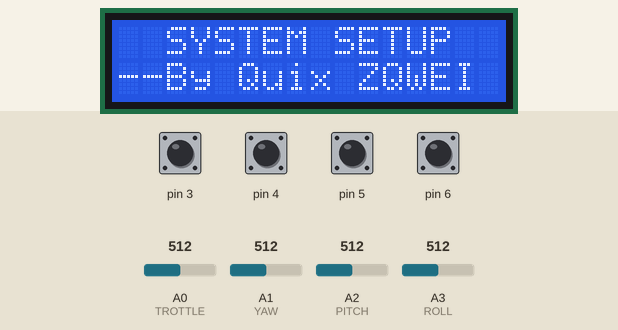
Recording of a sketch running on a simulated Arduino Uno, built with avr-gcc and run on an emulated ATmega328P. Shown: 16×2 character LCD. The inputs (shaded band) are chosen by the test bench; at power-on: pin 3–6 HIGH, A0 (TROTTLE) = 512, A1 (YAW) = 512, A2 (PITCH) = 512, A3 (ROLL) = 512. What the sketch prints to the serial monitor is not drawn.

Above: at 0.1 s.
At 2.8 s:
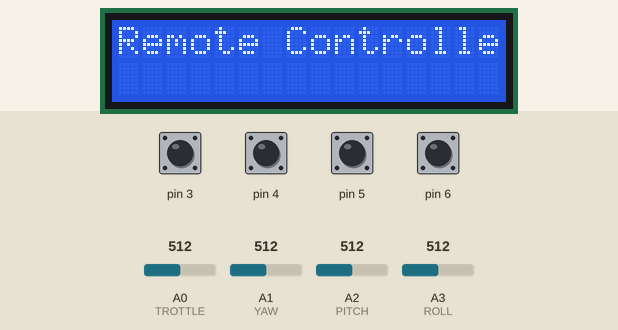
2.9 s: A0 (TROTTLE) set to 716
4.6 s: A1 (YAW) set to 716
6.2 s: A2 (PITCH) set to 716
7.8 s: A3 (ROLL) set to 716
9.4 s: pin 3 pulled LOW for 0.15 s
12.5 s: pin 4 pulled LOW for 0.15 s
Timing chart, 0 to 15.5 s (numbered marks = the images above; inputs shaded):
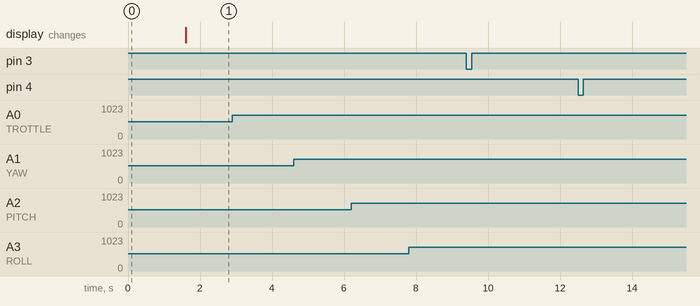

Measured:
- after the input at 2.9 s, every drawn part: stays the same
- after the input at 4.6 s, every drawn part: stays the same
- after the input at 6.2 s, every drawn part: stays the same
- after the input at 7.8 s, every drawn part: stays the same
- after the input at 9.4 s, every drawn part: stays the same
- after the input at 12.5 s, every drawn part: stays the same

The sketch:

Q-Flight_Remote_Ctrl.ino
```cpp
#include <LiquidCrystal_I2C.h>

#define TROTTLE A0
#define YAW A1
#define PITCH A2
#define ROLL A3
#define MAX_WAITING_TIME 20

#define FIRST_BTN 3
#define INDICATE_PIN 2

LiquidCrystal_I2C lcd(0x27, 16, 2);
int control_mode=1;
int throttle_old=0;
int yaw_old=0;
int pitch_old=0;
int roll_old=0;
long time=0;

int compare(int a,int b){
  if(abs(a-b)>3){
    return true;
  }
  return false;
}

void setup() {
  // put your setup code here, to run once:
  Serial.begin(115200);
   lcd.init();
  lcd.backlight();
  lcd.setCursor(2, 0);
  lcd.print("SYSTEM SETUP");
  lcd.setCursor(0, 1);
  lcd.print("--By Quix ZQWEI");
  delay(1500);
  lcd.clear();
  lcd.setCursor(0, 0);
  lcd.print("Remote Controller");
  pinMode(TROTTLE,INPUT);
  pinMode(YAW,INPUT);
  pinMode(PITCH,INPUT);
  pinMode(ROLL,INPUT);
   for(int i=0;i<4;i++){
    pinMode(i+FIRST_BTN,INPUT_PULLUP);
  }
  time=millis();
}

int clean_data(int input_value){
  if(abs(input_value-50)<=1){
    return 50;
  }
  return input_value;
}

void loop() {
  // put your main code here, to run repeatedly:
  int throttle=(float)analogRead(A0)/1024*100;
  int yaw=(float)analogRead(YAW)/1024*100;
  int pitch=(float)analogRead(PITCH)/1024*100;
  int roll=(float)analogRead(ROLL)/1024*100;

  yaw=clean_data(yaw);
  pitch=clean_data(pitch);
  roll=clean_data(roll);

  if(compare(throttle,throttle_old)||compare(yaw,yaw_old)||
  compare(pitch,pitch_old)||compare(roll,roll_old)||
  millis()-time>MAX_WAITING_TIME){
    time=millis();
    if(true){
    Serial.write(0xC8);
    Serial.write(0xC1);
    Serial.write(throttle+1);
    Serial.write(yaw+1);
    Serial.write(pitch+1);
    Serial.write(roll+1);
    uint16_t sum=throttle+yaw+pitch+roll+0xC8+0XC1+4;
    sum=sum&0x00FF;
    Serial.write(sum);
    Serial.write(0xC9);
    }
    else{
    Serial.print(throttle);
    Serial.print(",");
    Serial.print(yaw);
    Serial.print(",");
    Serial.print(pitch);
    Serial.print(",");
    Serial.print(roll);
    Serial.println();
    }
    throttle_old=throttle;
    yaw_old=yaw;
    pitch_old=pitch;
    roll_old=roll;
    delay(2);
  }

  for(int i=0;i<4;i++){
    if(digitalRead(i+FIRST_BTN)==LOW){
      switch(i){
        case 0:
//            Serial.write(0xC8);
//            Serial.write(0xC4);
//            Serial.write(0xCA);
//            Serial.write(31);
//            Serial.write(64);
//            Serial.write(181);
//            Serial.write(0xC9);

    Serial.write(200);
    Serial.write(196);
    Serial.write(203);
    Serial.write(87);
    Serial.write(201);
        break;
        case 1:
           Serial.write(0xC8);
            Serial.write(0xC4);
            Serial.write(0xC4);
            Serial.write(0x50);
            Serial.write(0xC9);
        break;
        case 2:
          if(control_mode==1){
            control_mode=2;
          }
          else{
            control_mode=1;
          }
            Serial.write(0xC8);
            Serial.write(0xC4);
            Serial.write(0xC7);
            Serial.write(control_mode);
            Serial.write(0x53+control_mode);
            Serial.write(0xC9);
        break;
        case 3:
            Serial.write(0xC8);
            Serial.write(0xC4);
            Serial.write(0xC7);
            Serial.write(0x01);
            Serial.write(0x54);
            Serial.write(0xC9);
        break;
        default:
        break;
      }
      while(digitalRead(i+FIRST_BTN)==LOW);
    }
  }
}
```
